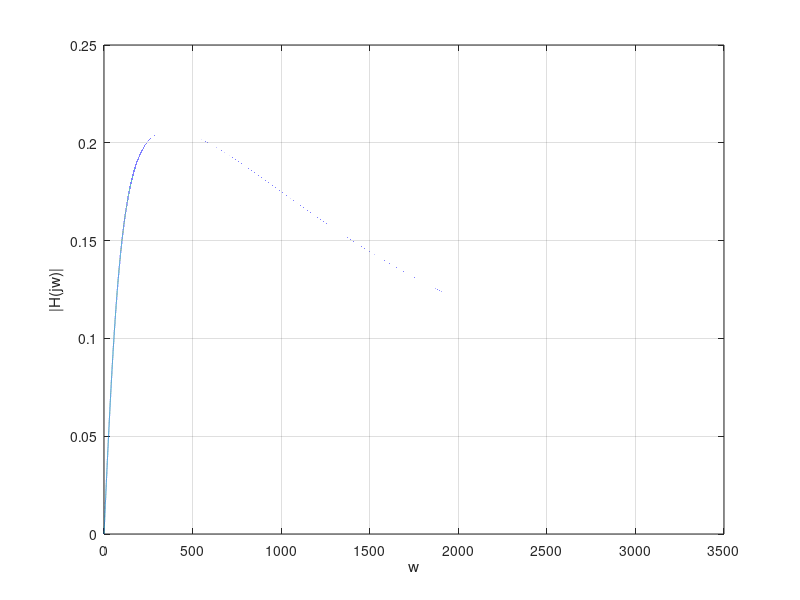
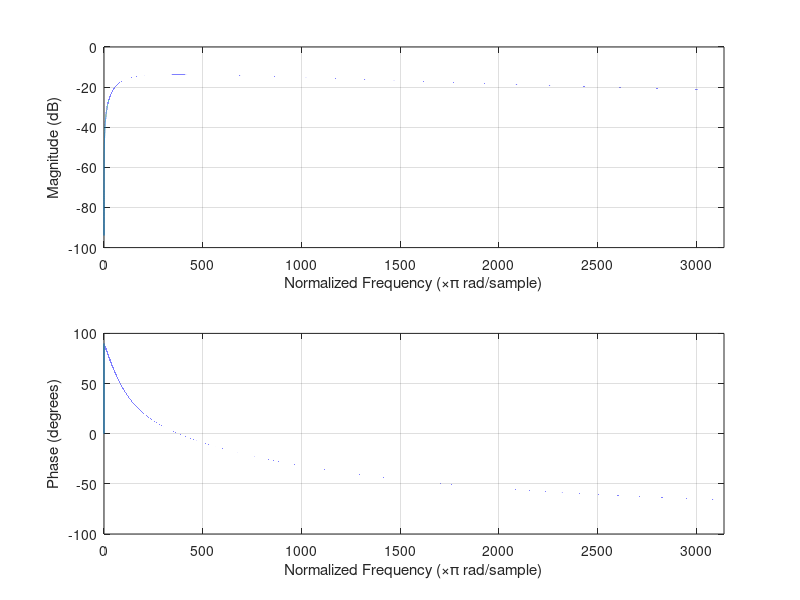
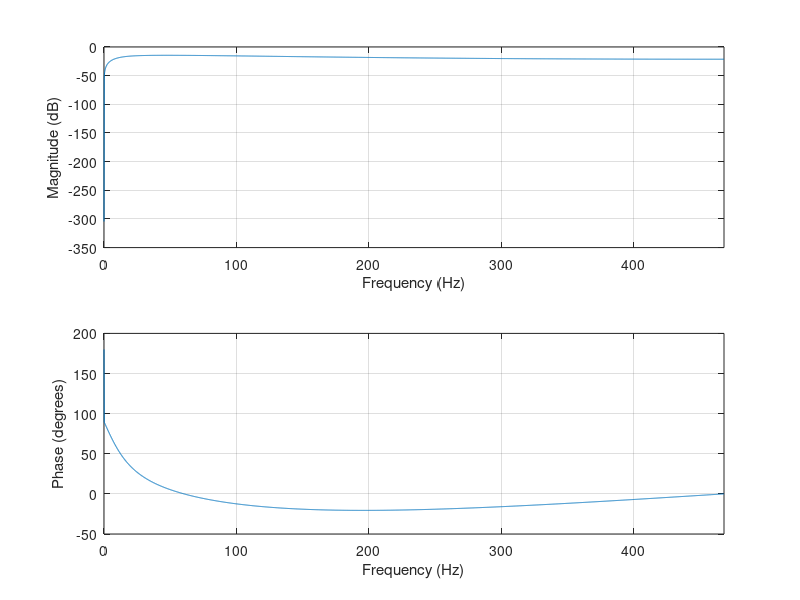
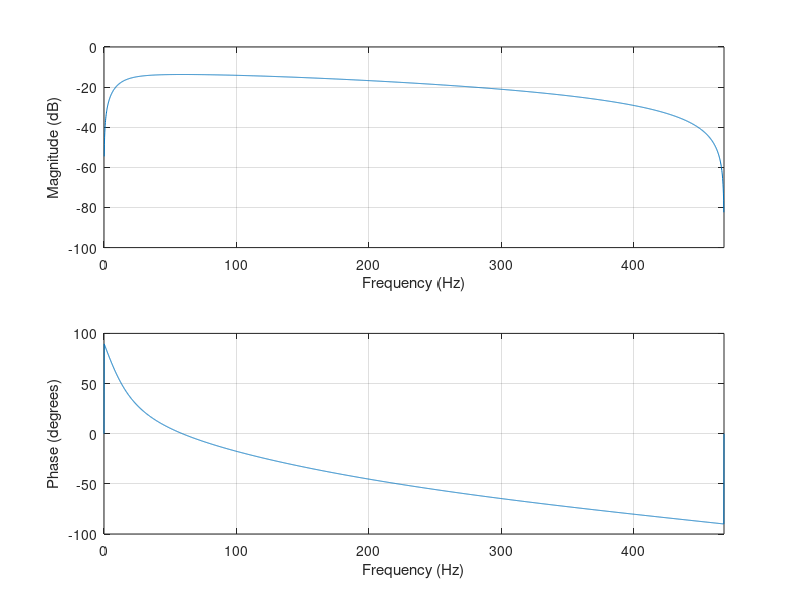

Write the MATLAB code that produced these figures, in order.
#Ejercicio4
#H(s) con s=jw, evaluo H(jw)
#Obtengo el max de |H(jw)|
#Obtengo donde decrece 3db desde la maxima potencia
#Fm = 4*ese decrecimiento
clc;
clear all;
clf;
H=@(s) 12500.*s./(44.*s.^2 +60625.*s+625*10^4);
w=0:0.01:1000*pi;
jw=w.*j;
h_jw=H(jw);
mag_hjw=abs(h_jw);
plot(w,mag_hjw)
xlabel('w');
ylabel('|H(jw)|');
grid on;
hold on;
#----------Ploteo de freqz--------------#
figure
freqz_plot(w,h_jw,'true')
#----------OBTENCION DE T---------------#
#Obtengo el h_max
h_max=max(mag_hjw);
#Obtenemos las caidas en decibeles entre la maxima y el resto
h_db_caidas=20*log10(mag_hjw/h_max);
#Revisando las caidas, se ve que la caida de -3 esta en el indice 147113
f_caida=147113;
w_corte = w(f_caida);           # Frecuencia angular de corte
f_corte = w_corte / (2*pi);          # Frecuencia de corte en Hz
fm = 4 * f_corte;               # Frecuencia de muestreo
T = 1 / fm;                # Período de muestreo

#----------Transformacion de Euler---------------#
H_euler_num=[12500/T -12500/T];
H_euler_denom=[(44/T^2)+(625*10^4)+60625/T -(88/T^2)-(60625/T) 44/T^2 ];
figure
freqz(H_euler_num,H_euler_denom,3140,fm)

#----------Transformacion de Bilineal---------------#
H_bili_num=[12500*T 0 -12500*T];
H_bili_denom=[(3125000*T^2)+(60625*T)+88 (6250000*T^2)-176 (3125000*T^2)-60625*T+88];
figure
freqz(H_bili_num,H_bili_denom,3140,fm)
